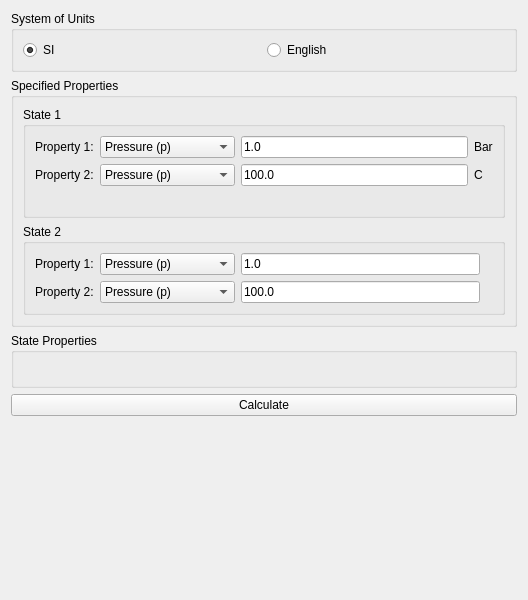
<?xml version="1.0" encoding="UTF-8"?>
<ui version="4.0">
 <class>_frm_StateCalculator</class>
 <widget class="QWidget" name="_frm_StateCalculator">
  <property name="geometry">
   <rect>
    <x>0</x>
    <y>0</y>
    <width>528</width>
    <height>600</height>
   </rect>
  </property>
  <property name="windowTitle">
   <string>Thermodynamic State Calculator</string>
  </property>
  <layout class="QVBoxLayout" name="verticalLayout">
   <!-- System of Units -->
   <item>
    <widget class="QGroupBox" name="_grp_Units">
     <property name="title">
      <string>System of Units</string>
     </property>
     <layout class="QHBoxLayout" name="horizontalLayout_Units">
      <item>
       <widget class="QRadioButton" name="_rdo_SI">
        <property name="text">
         <string>SI</string>
        </property>
        <property name="checked">
         <bool>true</bool>
        </property>
       </widget>
      </item>
      <item>
       <widget class="QRadioButton" name="_rdo_English">
        <property name="text">
         <string>English</string>
        </property>
       </widget>
      </item>
     </layout>
    </widget>
   </item>
   <!-- Specified Properties: Contains two sub-group boxes for State 1 and State 2 -->
   <item>
    <widget class="QGroupBox" name="_grp_SpecifiedProperties">
     <property name="title">
      <string>Specified Properties</string>
     </property>
     <layout class="QVBoxLayout" name="verticalLayout_Specified">
      <!-- State 1 Group Box -->
      <item>
       <widget class="QGroupBox" name="grp_State1">
        <property name="title">
         <string>State 1</string>
        </property>
        <layout class="QGridLayout" name="gridLayout_State1">
         <!-- Property 1 for State 1 -->
         <item row="0" column="0">
          <widget class="QLabel" name="lbl_State1_Property1">
           <property name="text">
            <string>Property 1:</string>
           </property>
          </widget>
         </item>
         <item row="0" column="1">
          <widget class="QComboBox" name="_cmb_Property1">
           <item>
            <property name="text">
             <string>Pressure (p)</string>
            </property>
           </item>
           <item>
            <property name="text">
             <string>Temperature (T)</string>
            </property>
           </item>
           <item>
            <property name="text">
             <string>Quality (x)</string>
            </property>
           </item>
           <item>
            <property name="text">
             <string>Internal Energy (u)</string>
            </property>
           </item>
           <item>
            <property name="text">
             <string>Enthalpy (h)</string>
            </property>
           </item>
           <item>
            <property name="text">
             <string>Specific Volume (v)</string>
            </property>
           </item>
           <item>
            <property name="text">
             <string>Specific Entropy (s)</string>
            </property>
           </item>
          </widget>
         </item>
         <item row="0" column="2">
          <widget class="QLineEdit" name="_le_Property1">
           <property name="text">
            <string>1.0</string>
           </property>
          </widget>
         </item>
         <item row="0" column="3">
          <widget class="QLabel" name="_lbl_Property1_Units">
           <property name="text">
            <string>Bar</string>
           </property>
          </widget>
         </item>
         <!-- Property 2 for State 1 -->
         <item row="1" column="0">
          <widget class="QLabel" name="lbl_State1_Property2">
           <property name="text">
            <string>Property 2:</string>
           </property>
          </widget>
         </item>
         <item row="1" column="1">
          <widget class="QComboBox" name="_cmb_Property2">
           <item>
            <property name="text">
             <string>Pressure (p)</string>
            </property>
           </item>
           <item>
            <property name="text">
             <string>Temperature (T)</string>
            </property>
           </item>
           <item>
            <property name="text">
             <string>Quality (x)</string>
            </property>
           </item>
           <item>
            <property name="text">
             <string>Internal Energy (u)</string>
            </property>
           </item>
           <item>
            <property name="text">
             <string>Enthalpy (h)</string>
            </property>
           </item>
           <item>
            <property name="text">
             <string>Specific Volume (v)</string>
            </property>
           </item>
           <item>
            <property name="text">
             <string>Specific Entropy (s)</string>
            </property>
           </item>
          </widget>
         </item>
         <item row="1" column="2">
          <widget class="QLineEdit" name="_le_Property2">
           <property name="text">
            <string>100.0</string>
           </property>
          </widget>
         </item>
         <item row="1" column="3">
          <widget class="QLabel" name="_lbl_Property2_Units">
           <property name="text">
            <string>C</string>
           </property>
          </widget>
         </item>
         <!-- Warning for State 1 -->
         <item row="2" column="0" colspan="4">
          <widget class="QLabel" name="_lbl_Warning">
           <property name="text">
            <string></string>
           </property>
          </widget>
         </item>
        </layout>
       </widget>
      </item>
      <!-- State 2 Group Box -->
      <item>
       <widget class="QGroupBox" name="grp_State2">
        <property name="title">
         <string>State 2</string>
        </property>
        <layout class="QGridLayout" name="gridLayout_State2">
         <!-- Property 1 for State 2 -->
         <item row="0" column="0">
          <widget class="QLabel" name="lbl_State2_Property1">
           <property name="text">
            <string>Property 1:</string>
           </property>
          </widget>
         </item>
         <item row="0" column="1">
          <widget class="QComboBox" name="_cmb_Property3">
           <item>
            <property name="text">
             <string>Pressure (p)</string>
            </property>
           </item>
           <item>
            <property name="text">
             <string>Temperature (T)</string>
            </property>
           </item>
           <item>
            <property name="text">
             <string>Quality (x)</string>
            </property>
           </item>
           <item>
            <property name="text">
             <string>Internal Energy (u)</string>
            </property>
           </item>
           <item>
            <property name="text">
             <string>Enthalpy (h)</string>
            </property>
           </item>
           <item>
            <property name="text">
             <string>Specific Volume (v)</string>
            </property>
           </item>
           <item>
            <property name="text">
             <string>Specific Entropy (s)</string>
            </property>
           </item>
          </widget>
         </item>
         <item row="0" column="2">
          <widget class="QLineEdit" name="_le_Property3">
           <property name="text">
            <string>1.0</string>
           </property>
          </widget>
         </item>
         <item row="0" column="3">
          <widget class="QLabel" name="_lbl_Property3_Units">
           <property name="text">
            <string></string>
           </property>
          </widget>
         </item>
         <!-- Property 2 for State 2 -->
         <item row="1" column="0">
          <widget class="QLabel" name="lbl_State2_Property2">
           <property name="text">
            <string>Property 2:</string>
           </property>
          </widget>
         </item>
         <item row="1" column="1">
          <widget class="QComboBox" name="_cmb_Property4">
           <item>
            <property name="text">
             <string>Pressure (p)</string>
            </property>
           </item>
           <item>
            <property name="text">
             <string>Temperature (T)</string>
            </property>
           </item>
           <item>
            <property name="text">
             <string>Quality (x)</string>
            </property>
           </item>
           <item>
            <property name="text">
             <string>Internal Energy (u)</string>
            </property>
           </item>
           <item>
            <property name="text">
             <string>Enthalpy (h)</string>
            </property>
           </item>
           <item>
            <property name="text">
             <string>Specific Volume (v)</string>
            </property>
           </item>
           <item>
            <property name="text">
             <string>Specific Entropy (s)</string>
            </property>
           </item>
          </widget>
         </item>
         <item row="1" column="2">
          <widget class="QLineEdit" name="_le_Property4">
           <property name="text">
            <string>100.0</string>
           </property>
          </widget>
         </item>
         <item row="1" column="3">
          <widget class="QLabel" name="_lbl_Property4_Units">
           <property name="text">
            <string></string>
           </property>
          </widget>
         </item>
        </layout>
       </widget>
      </item>
     </layout>
    </widget>
   </item>
   <!-- State Properties Display -->
   <item>
    <widget class="QGroupBox" name="_grp_StateProperties">
     <property name="title">
      <string>State Properties</string>
     </property>
     <layout class="QHBoxLayout" name="horizontalLayout_StateProperties">
      <item>
       <widget class="QLabel" name="_lbl_StateProperties1">
        <property name="text">
         <string></string>
        </property>
       </widget>
      </item>
      <item>
       <widget class="QLabel" name="_lbl_StateProperties2">
        <property name="text">
         <string></string>
        </property>
       </widget>
      </item>
      <item>
       <widget class="QLabel" name="_lbl_DeltaProperties">
        <property name="text">
         <string></string>
        </property>
       </widget>
      </item>
     </layout>
    </widget>
   </item>
   <!-- Calculate Button -->
   <item>
    <widget class="QPushButton" name="_pb_Calculate">
     <property name="text">
      <string>Calculate</string>
     </property>
    </widget>
   </item>
   <!-- Warning Label -->
   <item>
    <widget class="QLabel" name="_lbl_Warning">
     <property name="text">
      <string></string>
     </property>
    </widget>
   </item>
   <!-- Spacer -->
   <item>
    <spacer name="verticalSpacer">
     <property name="orientation">
      <enum>Qt::Vertical</enum>
     </property>
     <property name="sizeHint" stdset="0">
      <size>
       <width>20</width>
       <height>40</height>
      </size>
     </property>
    </spacer>
   </item>
  </layout>
 </widget>
 <resources/>
 <connections/>
</ui>
